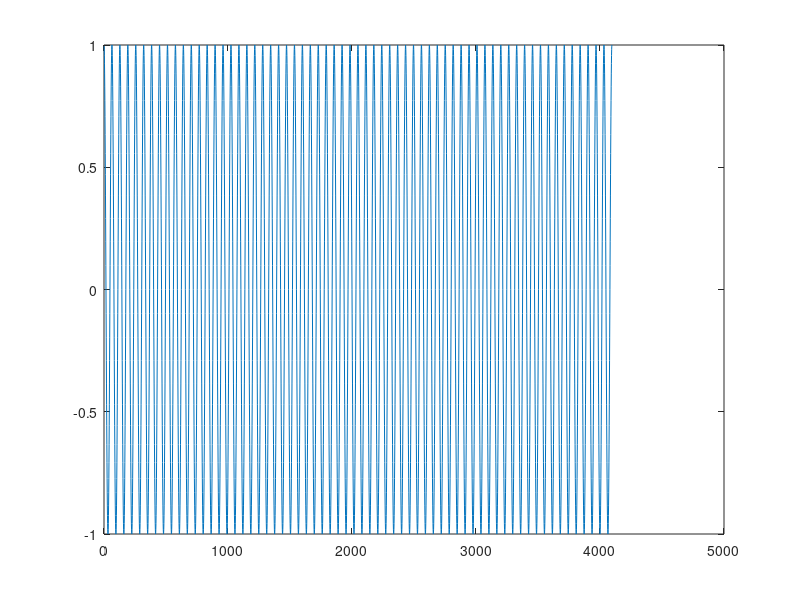
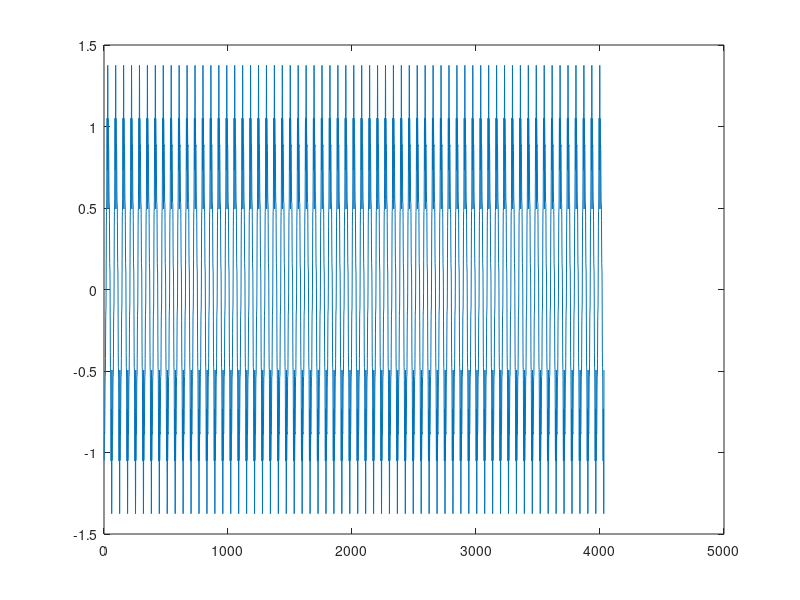

Source code (MATLAB) for these figures, in order:
%Program 11.1 Audio codec
n=32;                                 % length of window
nb=127;                               % number of windows; must be > 1
b=4; L=5;                             % quantization information
q=2*L/(2^b-1);                        % b bits on interval [-L, L]
for i=1:n                             % form the MDCT matrix
  for j=1:2*n
    M(i,j)= cos((i-1+1/2)*(j-1+1/2+n/2)*pi/n);
  end
end
M=sqrt(2/n)*M;
N=M';                                 % inverse MDCT
Fs=8192;f=2;                          % Fs=sampling rate, f is multiple of base freq.
x=cos((1:4096)*pi*64*f/4096);         % test signal
sound(x,Fs)                           % Matlab's sound command
figure()
plot(x)
out=[];
for k=1:nb                            % loop over windows
  x0=x(1+(k-1)*n:2*n+(k-1)*n)';
  y0=M*x0;
  y1=round(y0/q);                     % transform components quantized
  y2=y1*q;                            %                and dequantized
  w(:,k)=N*y2;                        % invert the MDCT
  if(k>1)
      w2=w(n+1:2*n,k-1);w3=w(1:n,k);
      out=[out;(w2+w3)/2];            % collect the reconstructed signal
  end
end
figure()
plot(out)
pause(1)
sound(out,Fs)                         % play the reconstruct